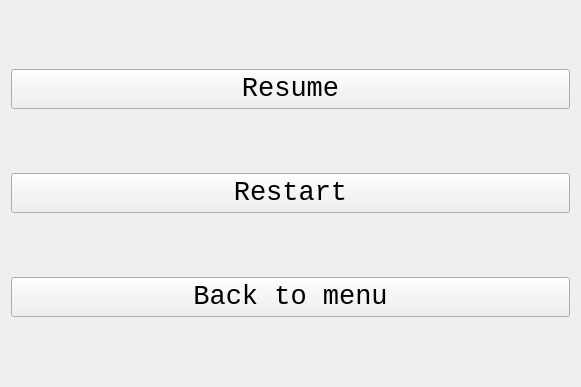
<?xml version="1.0" encoding="UTF-8"?>
<ui version="4.0">
 <class>PauseMenu</class>
 <widget class="QWidget" name="PauseMenu">
  <property name="geometry">
   <rect>
    <x>0</x>
    <y>0</y>
    <width>581</width>
    <height>387</height>
   </rect>
  </property>
  <property name="windowTitle">
   <string>Form</string>
  </property>
  <layout class="QHBoxLayout" name="horizontalLayout">
   <item>
    <layout class="QVBoxLayout" name="verticalLayout">
     <item>
      <widget class="QPushButton" name="resume_button">
       <property name="font">
        <font>
         <family>Consolas</family>
         <pointsize>20</pointsize>
        </font>
       </property>
       <property name="text">
        <string>Resume</string>
       </property>
      </widget>
     </item>
     <item>
      <widget class="QPushButton" name="restart_button">
       <property name="font">
        <font>
         <family>Consolas</family>
         <pointsize>20</pointsize>
        </font>
       </property>
       <property name="text">
        <string>Restart</string>
       </property>
      </widget>
     </item>
     <item>
      <widget class="QPushButton" name="backtomenu_button">
       <property name="font">
        <font>
         <family>Consolas</family>
         <pointsize>20</pointsize>
        </font>
       </property>
       <property name="text">
        <string>Back to menu</string>
       </property>
      </widget>
     </item>
    </layout>
   </item>
  </layout>
 </widget>
 <resources/>
 <connections/>
</ui>
